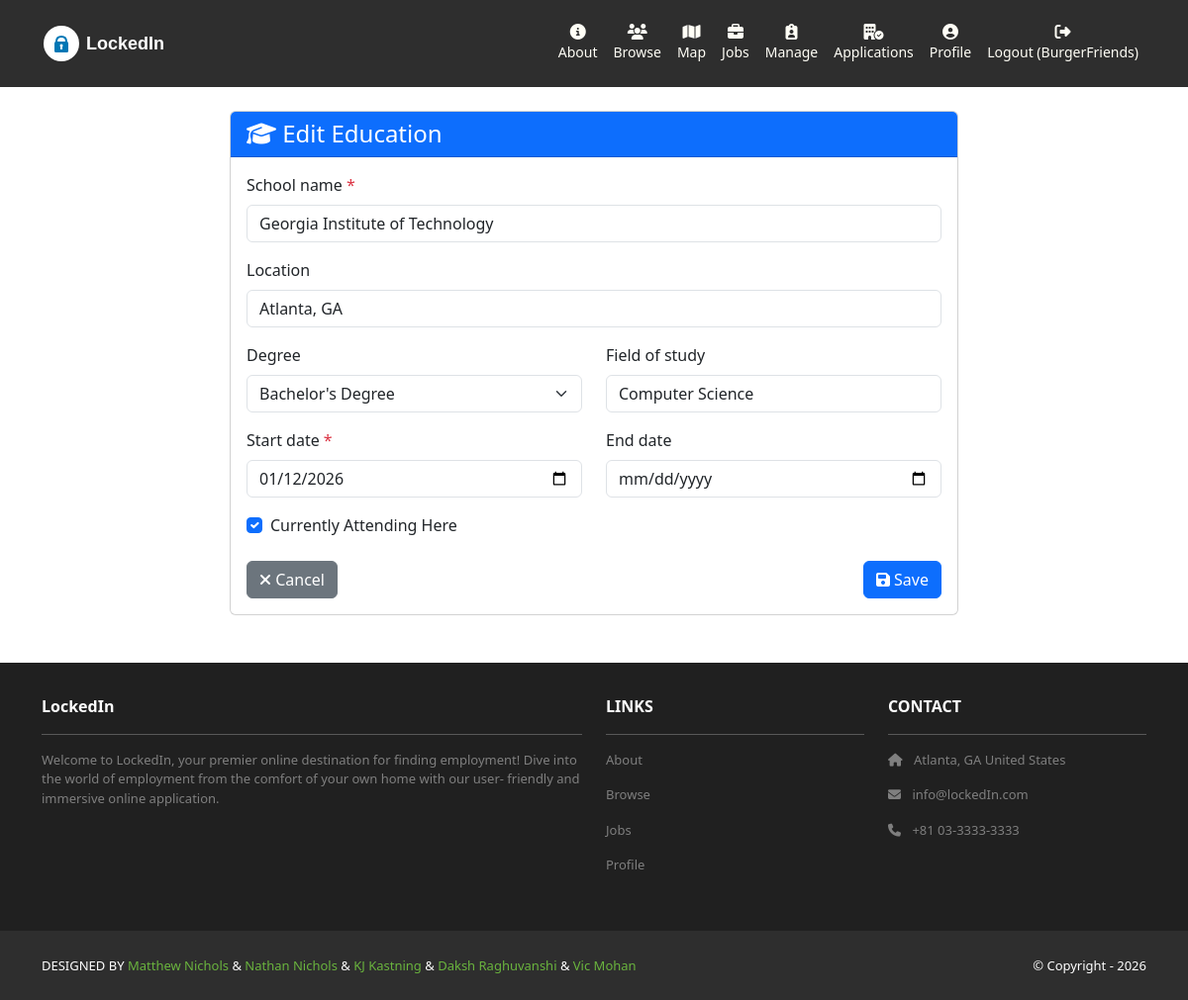
The app's page /profiles/education/1/edit/ (signed in) with its own data.
### profiles/models.py (models this page shows, shortened)
class Education(models.Model):
    degrees = [
        ('high_school', 'High School'),
        ('associate', 'Associate Degree'),
        ('bachelor', 'Bachelor\'s Degree'),
        ('master', 'Master\'s Degree'),
        ('phd', 'Ph.D.'),
    ]
    profile = models.ForeignKey(Profile, on_delete=models.CASCADE, related_name='educations')
    start_date = models.DateField()
    end_date = models.DateField(blank = True, null = True)
    school_name = models.CharField(max_length=150)
    location = models.CharField(max_length=150)
    current_school = models.BooleanField(default=False)
    degree = models.CharField(max_length=50, choices=degrees)
    field_of_study = models.CharField(max_length=200, blank=True)
    time_created = models.DateTimeField(auto_now_add=True)
    time_updated = models.DateTimeField(auto_now=True)
    class Meta:
        ordering = ['-start_date']

### profiles/views.py (the view)
# urls.py: path('education/<int:exp_id>/edit/', views.edit_education, name='profiles.edit_education'),
@login_required
def edit_education(request, exp_id):
    edu_exp = get_object_or_404(Education, pk=exp_id, profile__user=request.user)
    if request.method == 'POST':
        form = EducationForm(request.POST, instance=edu_exp)
        if form.is_valid():
            form.save()
            messages.success(request, "Education Updated!")
            return redirect('profiles.detail', username=request.user.username)
    else:
        form = EducationForm(instance=edu_exp)
    context = {
        'form' : form,
        'edu_exp' : edu_exp,
        'title' : 'Edit Education',
        'template_data' : {'title': 'Edit Education'}
    }
    return render(request, 'profiles/education_form.html', context)

### profiles/templates/profiles/education_form.html (shortened to what this page needs)
{% extends 'base.html' %}
{% load static %}
{% block content %}
<div class="container mt-4 mb-5">
    <div class="row justify-content-center">
        <div class="col-md-8">
            <div class="card">
                <div class="card-header bg-primary text-white">
                    <h4 class="mb-0">
                        <i class="fas fa-graduation-cap"></i> {{ title }}
                    </h4>
                </div>
                <div class="card-body">
                    <form method="post">
                        <div class="mb-3">
                            <label for="{{ form.school_name.id_for_label }}" class="form-label">
                                {{ form.school_name.label }} <span class="text-danger">*</span>
                            </label>
                            {{ form.school_name }}
                        </div>
                        <div class="mb-3">
                            <label for="{{ form.location.id_for_label }}" class="form-label">
                                {{ form.location.label }}
                            </label>
                            {{ form.location }}
                        </div>
                        <div class="row">
                            <div class="col-md-6 mb-3">
                                <label for="{{ form.degree.id_for_label }}" class="form-label">
                                    {{ form.degree.label }}
                                </label>
                                {{ form.degree }}
                            </div>
                            <div class="col-md-6 mb-3">
                                <label for="{{ form.field_of_study.id_for_label }}" class="form-label">
                                    {{ form.field_of_study.label }}
                                </label>
                                {{ form.field_of_study }}
                            </div>
                        </div>
                        <div class="row">
                            <div class="col-md-6 mb-3">
                                <label for="{{ form.start_date.id_for_label }}" class="form-label">
                                    {{ form.start_date.label }} <span class="text-danger">*</span>
                                </label>
                                {{ form.start_date }}
                            </div>
                            <div class="col-md-6 mb-3">
                                <label for="{{ form.end_date.id_for_label }}" class="form-label">
                                    {{ form.end_date.label }}
                                </label>
                                {{ form.end_date }}
                            </div>
                        </div>
                        <div class="mb-3 form-check">
                            {{ form.current_school}}
                            <label class="form-check-label" for="{{ form.current_school.id_for_label }}">
                                Currently Attending Here
                            </label>
                        </div>
                        <div class="d-flex justify-content-between mt-4">
                            <a href="{% url 'profiles.detail' username=user.username %}"
                               class="btn btn-secondary">
                                <i class="fa-solid fa-xmark"></i> Cancel
                            </a>
                            <button type="submit" class="btn btn-primary">
                                <i class="fas fa-save"></i> Save
                            </button>
                        </div>
                    </form>
                </div>
            </div>
        </div>
    </div>
</div>
{% endblock content %}

### lockedin/templates/base.html (shortened to what this page needs)
<!DOCTYPE html>
<html>
  {% load static %}
  <head>
    <link href=
      "https://cdn.jsdelivr.net/npm/bootstrap@5.3.3/dist/css/bootstrap.min.css" rel="stylesheet"
>
    <link rel= "stylesheet"  href= "https://cdnjs.cloudflare.com/ajax/libs/font-awesome/6.1.1/css/all.min.css">
    <link rel="stylesheet" type="text/css"
        href="{% static 'css/style.css' %}">
  </head>
  <body>
    <nav class="p-3 navbar navbar-dark bg-dark
         navbar-expand-lg">
      <div class="container">
        <a class="navbar-brand"
           href="{% url 'home.index' %}">
          <svg width="180" height="40" viewBox="0 0 180 40" xmlns="http://www.w3.org/2000/svg">
            <text x="45" y="26" font-family="Arial, sans-serif" font-size="18" font-weight="700" fill="#ffffff">LockedIn</text>
          </svg>
        </a>
        <div class="navbar-nav ms-auto navbar-ml">
            <a class="nav-link text-center" href="{% url 'home.about' %}">
              <i class="fa-solid fa-circle-info d-block"></i>
              <small>About</small></a>
            <a class="nav-link text-center" href="{% url 'profiles.list' %}">
              <i class="fas fa-users d-block"></i>
              <small>Browse</small>
            </a>
            {% if user.is_authenticated %}
                <a class="nav-link text-center" href="{% url 'jobs.map' %}">
                  <i class="fa-solid fa-map d-block"></i>
                  <small>Map</small>
                </a>
                <a class="nav-link text-center" href="{% url 'jobs.index' %}">
                  <i class="fa-solid fa-briefcase d-block"></i>
                  <small>Jobs</small>
                </a>
                {% if user.profile.role == 'recruiter' %}
                  <a class="nav-link text-center" href="{% url 'jobs.recruiter_dashboard' %}">
                    <i class="fa-solid fa-clipboard-user d-block"></i>
                    <small>Manage</small>
                  </a>
                {% endif %}
                <a class="nav-link text-center" href="{% url 'jobs.applications' %}">
                  <i class="fa-solid fa-building-circle-check d-block"></i>
                  <small>Applications</small>
                </a>
                <a class="nav-link text-center" href="{% url 'profiles.my_profile' %}">
                  <i class="fas fa-user-circle d-block"></i>
                  <small>Profile</small>
                </a>
                <a class="nav-link text-center" href="{% url 'accounts.logout' %}">
                  <i class="fa-solid fa-right-from-bracket d-block"></i>
                  <small>Logout ({{ user.username }})</small>
                </a>
            {% endif %}
        </div>
      </div>
    </nav>
    <div>
      {% block content %}
      {% endblock content %}
    </div>
    <section class="p-3 ms-footer d-none d-md-block">
      <div class="container">
        <div class="row mt-3 text-white">
          <div class="col-md-6 col-lg-6 col-xl-6 mx-auto mb-4">
            <b>LockedIn</b>
            <hr />
            <p>
              Welcome to LockedIn, your premier online
              destination for finding employment!
              Dive into the world of employment from the
              comfort of your own home with our user-
              friendly and immersive online application.
            </p>
          </div>
          <div class="col-md-3 col-lg-3 col-xl-3 mx-auto mb-4">
            <b>LINKS</b>
            <hr />
            <p><a class="nav-link"
              href="{% url 'home.about' %}">
              About
            </a></p>
            <p><a class="nav-link"
              href="{% url 'profiles.list' %}">
              Browse
            </a></p>
            {% if user.is_authenticated %}
            <p><a class="nav-link"
              href="{% url 'home.about' %}">
              Jobs
            </a></p>
            <p><a class="nav-link"
              href="{% url 'profiles.my_profile' %}">
              Profile
            </a></p>
            {% endif %}
          </div>
          <div class="col-md-3 col-lg-3 col-xl-3 mx-auto mb-4">
            <b>CONTACT</b>
            <hr />
            <p><i class="fas fa-home me-2"></i>
              Atlanta, GA United States
            </p>
            <p><i class="fas fa-envelope me-2"></i>
              info@lockedIn.com
            </p>
            <p><i class="fas fa-phone me-2"></i>
              +81 03-3333-3333
            </p>
          </div>
        </div>
      </div>
    </section>
    <section class="p-3 ms-footer-bottom bg-dark">
      <div class="container d-flex
           justify-content-between">
        <div class="me-5 text-white">
          <span>DESIGNED BY
            <a href="https://github.com/StealthyFearZ/lockedin"
            target="_blank">Matthew Nichols</a> &
            <a href="https://github.com/StealthyFearZ/lockedin"
            target="_blank">Nathan Nichols</a> &
            <a href="https://github.com/StealthyFearZ/lockedin"
            target="_blank">KJ Kastning</a> &
            <a href="https://github.com/StealthyFearZ/lockedin"
            target="_blank">Daksh Raghuvanshi</a> &
            <a href="https://github.com/StealthyFearZ/lockedin"
            target="_blank">Vic Mohan</a>
          </span>
        </div>
        <div class="text-white">
          <span>© Copyright - 2026</span>
        </div>
      </div>
    </section>
  </body>
</html>

### lockedin/static/css/style.css (style rules this page uses)
.bg-primary { background-color: #0d6efd !important; }
.navbar a.nav-link { color: #FFFEF6 !important; }
.bg-dark { background-color: #2E2E2E !important; }
.ms-footer { background-color: #202020; }
.ms-footer p { color: #7F7F7F; font-size: 13px; }
.ms-footer-bottom span { font-size: 13px; line-height: 38px; }
.ms-footer-bottom a { color: #6ab43e; text-decoration: none; }

### records on screen
Education: school_name "Georgia Institute of Technology", location "Atlanta, GA", degree "Bachelor's Degree", field_of_study "Computer Science", start_date "01/12/2026", current_school "☑"

### other values on screen
{{ user.username }} "BurgerFriends"
{{ title }} "Edit Education"
